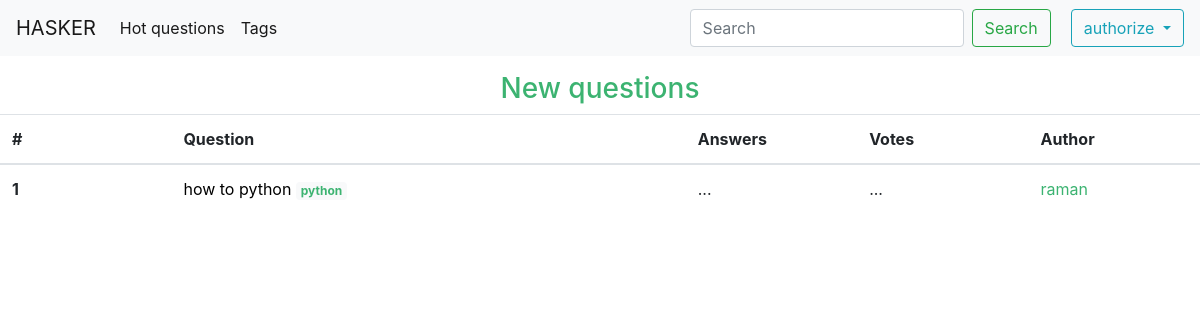
Page /hasker/ on the earlier database version.
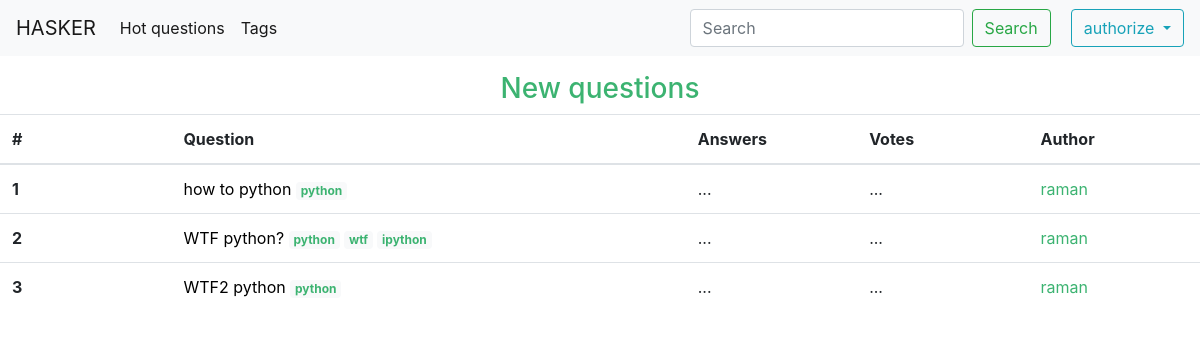
Same page on the later database version.
### forum/models.py (models this page shows, shortened)
class Question(models.Model):
    title = models.CharField(max_length=144, db_index=True)
    content = models.TextField()
    slug = models.SlugField(max_length=72, unique=True)
    pub_date = models.DateField(auto_now_add=True)
    author = models.ForeignKey(settings.AUTH_USER_MODEL, on_delete=models.CASCADE)
    tags = models.ManyToManyField(Tag, blank=True, related_name='questions')
    class Meta:
        ordering = ('-pub_date',)

class Tag(models.Model):
    name = models.CharField(max_length=15)
    def __str__(self):
        return self.name

### authorization/models.py (models this page shows, shortened)
class Person(AbstractUser):
    class Meta:
        verbose_name = 'Person'
    email = models.EmailField(max_length=254, unique=True, verbose_name='email address')
    avatar = models.ImageField(upload_to='avatars/', default='avatars/def_ava.jpg')

### forum/views.py (the view)
# urls.py: path('', Index.as_view(), name='index_view'),
class Index(ListView):
    model = Question
    context_object_name = 'questions'
    template_name = 'forum/index.html'
    paginate_by = 20
    def get_queryset(self):
        return self.model.objects.all().order_by('-pub_date')

### forum/templates/forum/index.html
{% extends 'forum/base_forum.html' %}
{% block content %}
<div style="text-align: center;">
    <h3 style="color: MediumSeaGreen; margin-top: 16px;">New questions</h3>
</div>
    <table class="table">
  <thead>
    <tr>
      <th scope="col" class="col-1">#</th>
      <th scope="col" class="col-3">Question</th>
      <th scope="col" class="col-1">Answers</th>
      <th scope="col" class="col-1">Votes</th>
      <th scope="col" class="col-1">Author</th>
    </tr>
  </thead>
  <tbody>
    {% for q in questions %}
      <tr>
        <th scope="row">{{ forloop.counter }}</th>
        <td><a style="color: black" href="{% url 'question_detail' slug=question.slug %}">{{ q.title }}</a>
          {% for t in q.tags.all %}
            <span class="badge badge-light">
              <a style="color: MediumSeaGreen" href="{% url 'tag_questions_list' tag=t %}">
                {{ t }}
              </a>
            </span>
          {% endfor %}</td>
        <td>...</td>
        <td>...</td>
        <td>
          <a style="color: MediumSeaGreen" href="{% url 'person_info' nick=q.author.username %}">
          {{ q.author.username }}
          </a>
        </td>
      </tr>
    {% endfor %}
  </tbody>
</table>
{% endblock %}

### forum/templates/forum/base_forum.html (shortened to what this page needs)
{% extends 'global_template.html' %}
{% block authorization %}
    {% if request.user.is_authenticated %}
        <div class="dropdown">
            <button class="btn btn-outline-info dropdown-toggle" type="button" id="dropdownMenuButton" data-toggle="dropdown" aria-haspopup="true" aria-expanded="false">
                {{ request.user.username }}
            </button>
            <div class="dropdown-menu dropdown-menu-right" aria-labelledby="dropdownMenuButton">
                <a class="dropdown-item" href="{% url 'person_profile' %}">my profile</a>
                <div class="dropdown-divider"></div>
                <a class="dropdown-item" href="{% url 'logout' %}">log out</a>
            </div>
        </div>
    {% else %}
        <div class="dropdown">
            <button class="btn btn-outline-info dropdown-toggle" type="button" id="dropdownMenuButton" data-toggle="dropdown" aria-haspopup="true" aria-expanded="false">
                authorize
            </button>
        </div>
    {% endif %}
{% endblock %}

### templates/global_template.html (shortened to what this page needs)
{% load static %}
<!DOCTYPE html>
<html lang="en">
<head>
    <link rel="stylesheet" href="https://stackpath.bootstrapcdn.com/bootstrap/4.3.1/css/bootstrap.min.css">
    <link rel="stylesheet" href="{% static 'css/styles.css' %}">
</head>
<body>
        <nav class="navbar navbar-expand-lg navbar-light bg-light sticky-top">
        <a class="navbar-brand" href="{% url 'index_view' %}">HASKER</a>
        <div class="collapse navbar-collapse" id="navbarNav">
            <ul class="navbar-nav mr-auto">
                <li class="nav-item active">
                    <a class="nav-link" href="#">Hot questions <span class="sr-only">(current)</span></a>
                </li>
                <li class="nav-item active">
                    <a class="nav-link" href="{% url 'tags_view' %}">Tags <span class="sr-only">(current)</span></a>
                </li>
            </ul>
            <form class="form-inline my-2 my-lg-0" action="#">
                <input class="form-control mr-sm-2" type="search" placeholder="Search" aria-label="Search" name="search">
                <button class="btn btn-outline-success my-2 my-sm-0" type="submit">Search</button>
            </form>
            {% block authorization %}
            {% endblock %}
        </div>
    </nav>
    {% block content %}{% endblock %}
</body>
</html>

### files/static/css/styles.css (style rules this page uses)
.btn-outline-success { margin-top: 16px; margin-bottom: 16px; }
.btn-outline-info { margin-left: 20px; }

Differences in the rows shown:
added Question: title "WTF python?", author.username "raman", Tag (name "python")
added Tag: name "wtf", shown under "WTF python?"
added Tag: name "ipython", shown under "WTF python?"
added Question: title "WTF2 python", author.username "raman", Tag (name "python")
